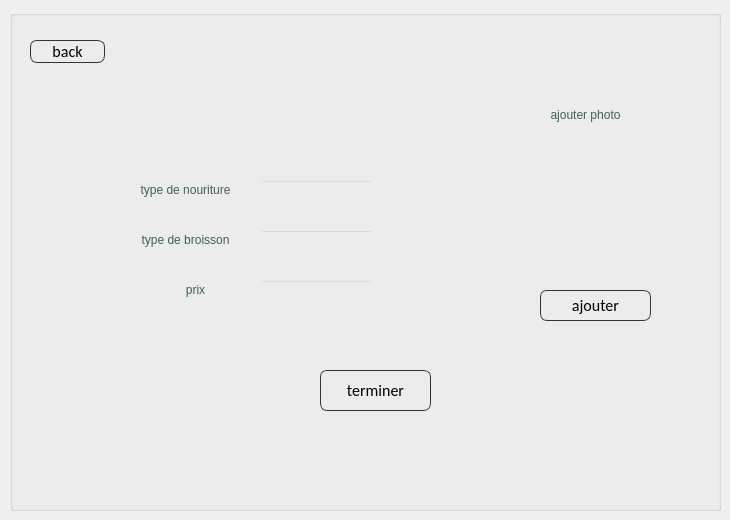
          <widget class="QWidget" name="page_7">
           <widget class="QGroupBox" name="groupBox_19">
            <property name="geometry">
             <rect>
              <x>10</x>
              <y>10</y>
              <width>711</width>
              <height>501</height>
             </rect>
            </property>
            <property name="styleSheet">
             <string notr="true">background:transparent;</string>
            </property>
            <property name="title">
             <string/>
            </property>
            <widget class="QLabel" name="label_106">
             <property name="geometry">
              <rect>
               <x>140</x>
               <y>260</y>
               <width>91</width>
               <height>41</height>
              </rect>
             </property>
             <property name="toolTip">
              <string>&lt;html&gt;&lt;head/&gt;&lt;body&gt;&lt;p align=&quot;center&quot;&gt;nom&lt;/p&gt;&lt;/body&gt;&lt;/html&gt;</string>
             </property>
             <property name="styleSheet">
              <string notr="true">color:rgb(65, 93, 92);

font: 13pt &quot;Allura&quot;;
background: transparent;
</string>
             </property>
             <property name="text">
              <string>&lt;html&gt;&lt;head/&gt;&lt;body&gt;&lt;p align=&quot;center&quot;&gt;prix&lt;/p&gt;&lt;/body&gt;&lt;/html&gt;</string>
             </property>
            </widget>
            <widget class="QLabel" name="label_107">
             <property name="geometry">
              <rect>
               <x>100</x>
               <y>160</y>
               <width>151</width>
               <height>41</height>
              </rect>
             </property>
             <property name="toolTip">
              <string>&lt;html&gt;&lt;head/&gt;&lt;body&gt;&lt;p align=&quot;center&quot;&gt;nom&lt;/p&gt;&lt;/body&gt;&lt;/html&gt;</string>
             </property>
             <property name="styleSheet">
              <string notr="true">color:rgb(65, 93, 92);

font: 13pt &quot;Allura&quot;;
background: transparent;
</string>
             </property>
             <property name="text">
              <string>&lt;html&gt;&lt;head/&gt;&lt;body&gt;&lt;p align=&quot;center&quot;&gt;type de nouriture&lt;/p&gt;&lt;/body&gt;&lt;/html&gt;</string>
             </property>
            </widget>
            <widget class="QLabel" name="label_108">
             <property name="geometry">
              <rect>
               <x>100</x>
               <y>210</y>
               <width>151</width>
               <height>41</height>
              </rect>
             </property>
             <property name="toolTip">
              <string>&lt;html&gt;&lt;head/&gt;&lt;body&gt;&lt;p align=&quot;center&quot;&gt;nom&lt;/p&gt;&lt;/body&gt;&lt;/html&gt;</string>
             </property>
             <property name="styleSheet">
              <string notr="true">color:rgb(65, 93, 92);

font: 13pt &quot;Allura&quot;;
background: transparent;
</string>
             </property>
             <property name="text">
              <string>&lt;html&gt;&lt;head/&gt;&lt;body&gt;&lt;p align=&quot;center&quot;&gt;type de broisson&lt;/p&gt;&lt;/body&gt;&lt;/html&gt;</string>
             </property>
            </widget>
            <widget class="QLabel" name="label_109">
             <property name="geometry">
              <rect>
               <x>510</x>
               <y>90</y>
               <width>131</width>
               <height>31</height>
              </rect>
             </property>
             <property name="toolTip">
              <string>&lt;html&gt;&lt;head/&gt;&lt;body&gt;&lt;p align=&quot;center&quot;&gt;nom&lt;/p&gt;&lt;/body&gt;&lt;/html&gt;</string>
             </property>
             <property name="styleSheet">
              <string notr="true">color:rgb(65, 93, 92);

font: 13pt &quot;Allura&quot;;
background: transparent;
</string>
             </property>
             <property name="text">
              <string>&lt;html&gt;&lt;head/&gt;&lt;body&gt;&lt;p align=&quot;center&quot;&gt;ajouter photo&lt;/p&gt;&lt;/body&gt;&lt;/html&gt;</string>
             </property>
            </widget>
            <widget class="QLabel" name="label_110">
             <property name="geometry">
              <rect>
               <x>470</x>
               <y>130</y>
               <width>191</width>
               <height>161</height>
              </rect>
             </property>
             <property name="styleSheet">
              <string notr="true"/>
             </property>
             <property name="text">
              <string/>
             </property>
            </widget>
            <widget class="QPushButton" name="ajoutImage_13">
             <property name="geometry">
              <rect>
               <x>530</x>
               <y>280</y>
               <width>111</width>
               <height>31</height>
              </rect>
             </property>
             <property name="styleSheet">
              <string notr="true">
QPushButton
{
	background: transparent;
	border-style:solid;
	border-radius:7px;
	border-width:1px;
border-color: rgb(50, 53, 57);
	color:rgb(0,0,0);
	font-size:16px;
font-family:Calibri;
}

QPushButton:hover
{
	background-color: #00000000;
	border-color: rgb(30, 227, 0);
	/*color:rgb(30, 227, 0);*/
}

QPushButton:focus
{
	background-color:  rgb(30, 227, 0);
	border-color: rgba(30, 227, 0,0);
	color:rgb(255, 255, 255);
}
</string>
             </property>
             <property name="text">
              <string>ajouter</string>
             </property>
            </widget>
            <widget class="QPushButton" name="ajoutSalle_13">
             <property name="geometry">
              <rect>
               <x>310</x>
               <y>360</y>
               <width>111</width>
               <height>41</height>
              </rect>
             </property>
             <property name="styleSheet">
              <string notr="true">
QPushButton
{
	background: transparent;
	border-style:solid;
	border-radius:7px;
	border-width:1px;
border-color: rgb(50, 53, 57);
	color:rgb(0,0,0);
	font-size:16px;
font-family:Calibri;
}

QPushButton:hover
{
	background-color: #00000000;
	border-color: rgb(30, 227, 0);
	/*color:rgb(30, 227, 0);*/
}

QPushButton:focus
{
	background-color:  rgb(30, 227, 0);
	border-color: rgba(30, 227, 0,0);
	color:rgb(255, 255, 255);
}
</string>
             </property>
             <property name="text">
              <string>terminer</string>
             </property>
            </widget>
            <widget class="QLineEdit" name="lineEdit_55">
             <property name="geometry">
              <rect>
               <x>250</x>
               <y>170</y>
               <width>113</width>
               <height>24</height>
              </rect>
             </property>
            </widget>
            <widget class="QLineEdit" name="lineEdit_56">
             <property name="geometry">
              <rect>
               <x>250</x>
               <y>220</y>
               <width>113</width>
               <height>24</height>
              </rect>
             </property>
            </widget>
            <widget class="QLineEdit" name="lineEdit_57">
             <property name="geometry">
              <rect>
               <x>250</x>
               <y>270</y>
               <width>113</width>
               <height>24</height>
              </rect>
             </property>
            </widget>
            <widget class="QPushButton" name="pushButton_65">
             <property name="geometry">
              <rect>
               <x>20</x>
               <y>30</y>
               <width>75</width>
               <height>23</height>
              </rect>
             </property>
             <property name="styleSheet">
              <string notr="true">
QPushButton
{
	background: transparent;
	border-style:solid;
	border-radius:7px;
	border-width:1px;
border-color: rgb(50, 53, 57);
	color:rgb(0,0,0);
	font-size:16px;
font-family:Calibri;
}

QPushButton:hover
{
	background-color: #00000000;
	border-color: rgb(30, 227, 0);
	/*color:rgb(30, 227, 0);*/
}

QPushButton:focus
{
	background-color:  rgb(30, 227, 0);
	border-color: rgba(30, 227, 0,0);
	color:rgb(255, 255, 255);
}
</string>
             </property>
             <property name="text">
              <string>back</string>
             </property>
            </widget>
           </widget>
          </widget>
